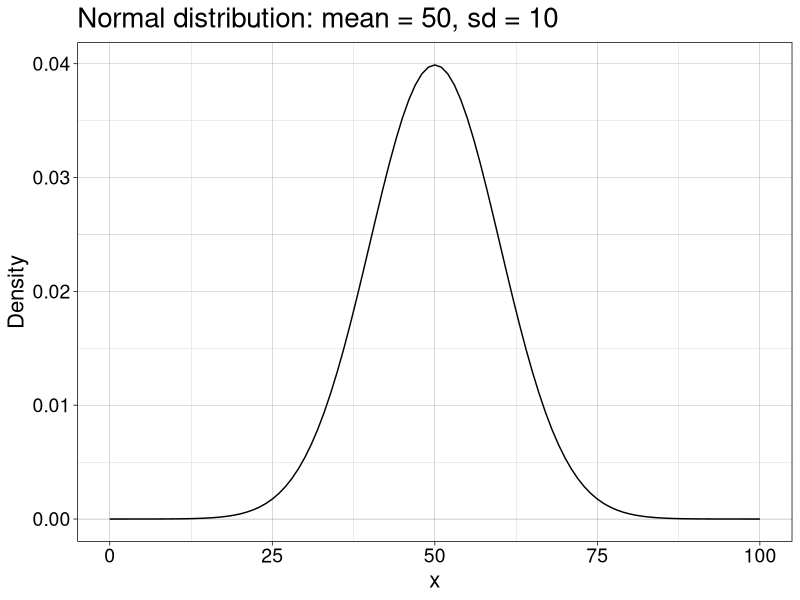
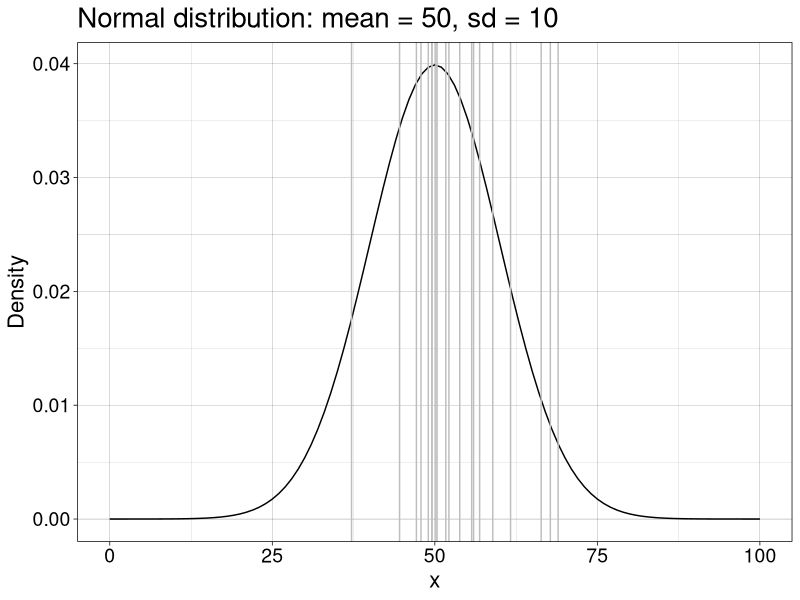
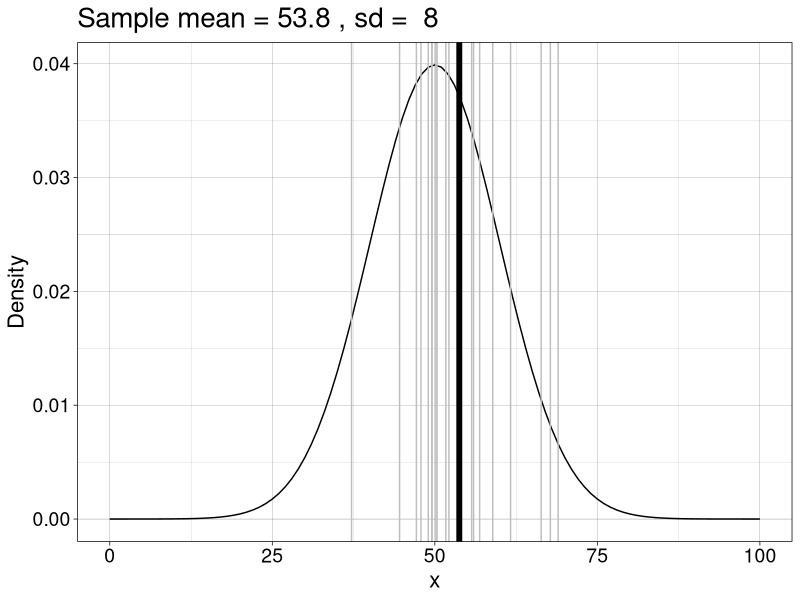
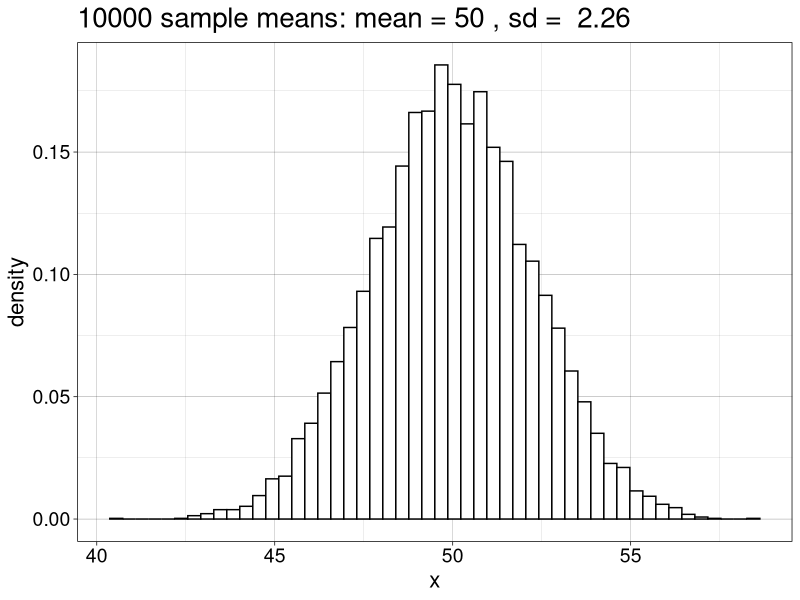
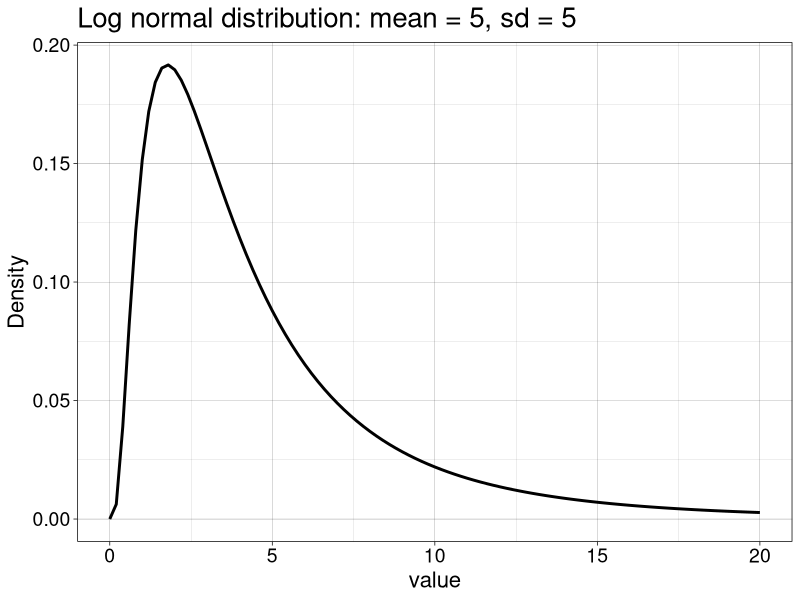
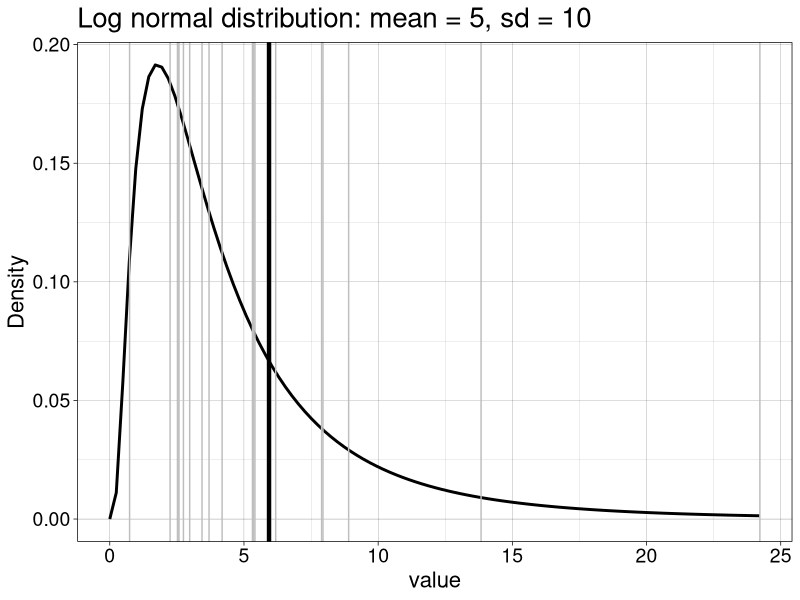
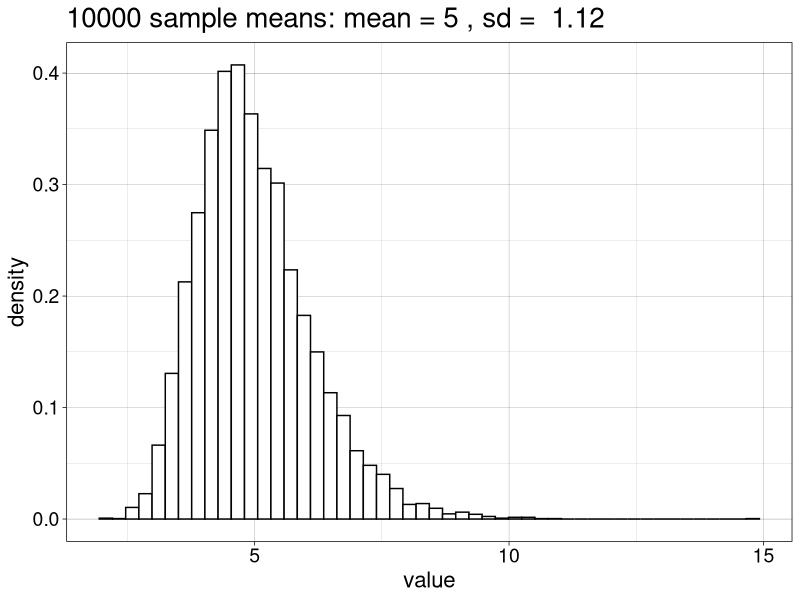
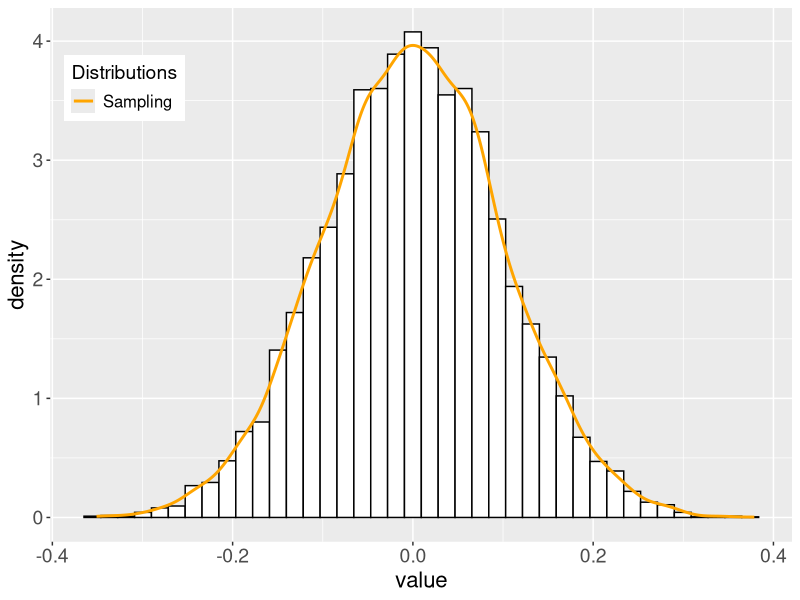

Reproduce these figures in R, in order.
## ---- chunk 1
knitr::opts_chunk$set(echo = TRUE)
## ---- chunk 2
# dependencies
library(ggplot2)
library(tibble)
## ---- chunk 3
m <- 50 # population mean
sd <- 10 # population standard deviation

ggplot(data.frame(x = c(0, 100)), aes(x)) + theme_linedraw() +
  stat_function(fun = dnorm, args = list(mean = m, sd = sd)) + 
labs(y = "Density") +
  theme(axis.text = element_text(size = 14),
        axis.title = element_text(size = 16),
        plot.title = element_text(size=20)) +
  ggtitle(paste0("Normal distribution: mean = ",m,", sd = ",sd))
# ggsave(filename = "./figures/nb4_normdist.pdf")
## ---- chunk 4
set.seed(4)
n <- 20 # sample size
samp <- rnorm(n, m, sd) # generate random sample

ggplot(data.frame(x = c(0, 100)), aes(x)) + theme_linedraw() +
  stat_function(fun = dnorm, args = list(mean = m, sd = sd)) +
  geom_vline(xintercept = samp, colour = "grey") + 
labs(y = "Density") +
  theme(axis.text = element_text(size = 14),
        axis.title = element_text(size = 16),
        plot.title = element_text(size=20)) +
  ggtitle(paste0("Normal distribution: mean = ",m,", sd = ",sd))
# ggsave(filename = "./figures/nb4_normdist_1samp.pdf")
## ---- chunk 5
set.seed(4)
n <- 20
samp <- rnorm(n, m, sd)
ggplot(data.frame(x = c(0, 100)), aes(x)) + theme_linedraw() +
  stat_function(fun = dnorm, args = list(mean = m, sd = sd)) +
  geom_vline(xintercept = samp, colour = "grey") +
  geom_vline(xintercept = mean(samp), size = 2) + 
labs(y = "Density") +
  theme(axis.text = element_text(size = 14),
        axis.title = element_text(size = 16),
        plot.title = element_text(size=20)) +
  ggtitle(paste("Sample mean =",round(mean(samp),digits=1),", sd = ",round(sd(samp),digits=1)))
# ggsave(filename = "./figures/nb4_normdist_1samp_mean.pdf")
## ---- chunk 6
set.seed(111) 
n <- 20 # sample size
nsim <- 10000 # number of simulations / experiments
# generate sampling distribution in one go:
samp.dist <- apply(matrix(rnorm(n*nsim, m, sd),nrow = nsim), 1, mean)

ggplot(data.frame(x=samp.dist), aes(x)) + theme_linedraw() +
  geom_histogram(aes(y = ..density..), colour = "black", fill = "white", bins = 50) +
  theme(axis.text = element_text(size = 14),
        axis.title = element_text(size = 16),
        plot.title = element_text(size=20)) +
  ggtitle(paste(nsim,"sample means: mean =",round(mean(samp.dist),digits=1),", sd = ",round(sd(samp.dist),digits=2)))
# ggsave(filename = "./figures/nb4_normdist_10000samp_mean.pdf")
## ---- chunk 7
sd / sqrt(n)
## ---- chunk 8
sd(samp.dist)
## ---- chunk 9
# population
m <- 5
s <- 5
location <- log(m^2 / sqrt(s^2 + m^2))
shape <- sqrt(log(1 + (s^2 / m^2)))
x <- seq(0, 20, .05)
ggplot(tibble::enframe(x), aes(value)) +
  theme_linedraw() +
  stat_function(fun = dlnorm, args = list(meanlog = location, sdlog = shape), size = 1) +
  labs(y = "Density") +
  theme(axis.title = element_text(size = 16),
        axis.text = element_text(size = 14),
        plot.title = element_text(size=20)) +
  ggtitle(paste0("Log normal distribution: mean = ",m,", sd = ",s))
# ggsave(filename = "./figures/nb4_lnormdist.pdf")
## ---- chunk 10
set.seed(777)
n <- 20
samp <- rlnorm(n, meanlog = location, sdlog = shape)
x <- seq(0, 20, .05)
ggplot(as_tibble(x), aes(value)) +
  theme_linedraw() +
  stat_function(fun = dlnorm, args = list(meanlog = location, sdlog = shape), size = 1) +
  geom_vline(xintercept = samp, colour = "grey") + 
  geom_vline(xintercept = mean(samp), size = 1.5) + 
labs(y = "Density") +
  theme(axis.text = element_text(size = 14),
        axis.title = element_text(size = 16),
        plot.title = element_text(size=20)) +
  ggtitle(paste0("Log normal distribution: mean = ",m,", sd = ",sd))
# ggsave(filename = "./figures/nb4_lnormdist_1samp.pdf")
## ---- chunk 11
set.seed(777)
m <- 5
s <- 5
location <- log(m^2 / sqrt(s^2 + m^2))
shape <- sqrt(log(1 + (s^2 / m^2)))

# population mean?
lnorm.pop.m <- mean(rlnorm(1000000, meanlog = location, sdlog = shape))

n <- 20
nsamp <- 10000
# nsamp experiments in one go + compute mean for each one:
dist.samp <- apply(matrix(rlnorm(n*nsamp, meanlog = location, sdlog = shape), nrow = nsamp), 1, mean)

v <- as_tibble(dist.samp) 
ggplot(v, aes(x = value)) + theme_linedraw() +
        geom_histogram(aes(y = ..density..), colour = "black", fill = "white", bins = 50) +
  # geom_vline(xintercept = mean(dist.samp), size = 1.5) + 
  theme(axis.text = element_text(size = 14),
        axis.title = element_text(size = 16),
        plot.title = element_text(size=20)) +
  ggtitle(paste(nsim,"sample means: mean =",round(mean(dist.samp),digits=1),", sd = ",round(sd(dist.samp),digits=2)))
# ggsave(filename = "./figures/nb4_lnormdist_10000samp_mean.pdf")
## ---- chunk 12
s / sqrt(n)
## ---- chunk 13
sd(dist.samp)
## ---- chunk 14
sd(samp) / sqrt(n)
## ---- chunk 15
set.seed(777)
n <- 100 # sample size
nsamp <- 10000 # number of samples (experiments)
# sampling distribution of the mean
dist.samp <- apply(matrix(rnorm(n*nsamp), nrow = nsamp), 1, mean)
v <- enframe(dist.samp, name = NULL) 
ggplot(v, aes(x = value)) +
        geom_histogram(aes(y = ..density..), 
                       bins = 40,  colour = "black", fill = "white") +
        geom_line(aes(y = ..density.., colour = 'Sampling'), stat = 'density', size = 1) +     
        scale_colour_manual(name = "Distributions", values = "orange1") +
  theme(legend.position = c(0.1, 0.85),
        axis.title = element_text(size = 16),
        axis.text = element_text(size = 14),
        legend.text = element_text(size = 12),
        legend.title = element_text(size = 14)
       )
# ggsave(filename = './figures/nb4_norm_samp_dist.pdf')
## ---- chunk 16
set.seed(777)
n <- 100 # sample size 
samp <- rnorm(n) # create sample from normal population
nboot <- 1000 # number of bootstrap samples
nsamp <- 10000 # number of samples (experiments)
# bootstrap distribution
boot.samp <- apply(matrix(sample(samp, n*nboot, replace = TRUE), nrow = nboot), 1, mean)
# sampling distribution of the mean
dist.samp <- apply(matrix(rnorm(n*nsamp), nrow = nsamp), 1, mean)
v <- enframe(dist.samp, name = NULL) 
ggplot(v, aes(x = value)) +
        geom_histogram(aes(y = ..density..), 
                       bins = 40,  colour = "black", fill = "white") +
        geom_line(aes(y = ..density.., colour = 'Sampling'), stat = 'density', size = 1) +     
        # stat_function(fun = dnorm, aes(colour = 'Normal'),
        #                  args = list(mean = mean(boot.samp), sd = sd(boot.samp)), size = 1) +
        geom_line(data = as_tibble(boot.samp),  
                  aes(x = value, y = ..density.., colour = 'Bootstrap'), 
                  stat = 'density', size = 1) +
        scale_colour_manual(name = "Distributions", values = c("green4", "orange1")) +
  theme(legend.position = c(0.1, 0.85),
        axis.title = element_text(size = 16),
        axis.text = element_text(size = 14),
        legend.text = element_text(size = 12),
      legend.title = element_text(size = 14)
       )
# ggsave(filename = './figures/nb4_norm_samp_dist_boot.pdf')
## ---- chunk 17
set.seed(666)
n <- 100 # sample size 
samp <- rnorm(n) # create sample from normal population
nboot <- 1000 # number of bootstrap samples
nsamp <- 10000 # number of samples (experiments)
# bootstrap distribution
boot.samp <- apply(matrix(sample(samp, n*nboot, replace = TRUE), nrow = nboot), 1, mean)
# sampling distribution of the mean
dist.samp <- apply(matrix(rnorm(n*nsamp), nrow = nsamp), 1, mean)
v <- enframe(dist.samp, name = NULL) 
ggplot(v, aes(x = value)) +
        geom_histogram(aes(y = ..density..), 
                       bins = 40,  colour = "black", fill = "white") +
        geom_line(aes(y = ..density.., colour = 'Sampling'), stat = 'density', size = 1) +     
        # stat_function(fun = dnorm, aes(colour = 'Normal'),
        #                  args = list(mean = mean(boot.samp), sd = sd(boot.samp)), size = 1) +
        geom_line(data = as_tibble(boot.samp),  
                  aes(x = value, y = ..density.., colour = 'Bootstrap'), 
                  stat = 'density', size = 1) +
        scale_colour_manual(name = "Distributions", values = c("green4", "orange1")) +
  theme(legend.position = c(0.1, 0.85),
        axis.title = element_text(size = 16),
        axis.text = element_text(size = 14),
        legend.text = element_text(size = 12),
      legend.title = element_text(size = 14)
       )
# ggsave(filename = './figures/nb4_norm_samp_dist_boot2.pdf')
## ---- chunk 18
x <- seq(0, 15, .05)
ggplot(tibble::enframe(x), aes(value)) +
  theme_linedraw() +
  stat_function(fun = dgamma, args = list(shape = 2, scale = 2), size = 1) +
  theme(axis.title = element_text(size = 16),
        axis.text = element_text(size = 14))
# ggsave(filename = './figures/nb4_gamma_dist.pdf')
## ---- chunk 19
set.seed(777) 
n <- 100
gamma_shape <- 2
gamma_scale <- 2
# sample n trials from gamma distribution
samp <- rgamma(n, shape = gamma_shape, scale = gamma_scale)
nboot <- 1000
nsamp <- 10000
# bootstrap distribution
boot.samp <- apply(matrix(sample(samp, n*nboot, replace = TRUE), nrow = nboot), 1, mean)
# sampling distribution of the mean of n trials from gamma distribution
dist.samp <- apply(matrix(rgamma(n*nsamp, shape = gamma_shape, scale = gamma_scale), nrow = nsamp), 1, mean)
v <- enframe(dist.samp, name = NULL) 
ggplot(v, aes(x = value)) +
        geom_histogram(aes(y = ..density..), 
                       bins = 40,  colour = "black", fill = "white") +
        geom_line(aes(y = ..density.., colour = 'Sampling'), stat = 'density', size = 1) +     
        # stat_function(fun = dnorm, aes(colour = 'Normal'),
        #                  args = list(mean = mean(boot.samp), sd = sd(boot.samp)), size = 1) +
        geom_line(data = as_tibble(boot.samp),  
                  aes(x = value, y = ..density.., colour = 'Bootstrap'), 
                  stat = 'density', size = 1) +
        scale_colour_manual(name = "Distributions", values = c("green4", "orange1")) +
  theme(legend.position = c(0.1, 0.85),
        axis.title = element_text(size = 16),
        axis.text = element_text(size = 14),
        legend.text = element_text(size = 12),
      legend.title = element_text(size = 14)
       )
# ggsave(filename = './figures/nb4_gamma_samp_dist_boot.pdf')
## ---- chunk 20
set.seed(666) 
n <- 100
gamma_shape <- 2
gamma_scale <- 2
# sample n trials from gamma distribution
samp <- rgamma(n, shape = gamma_shape, scale = gamma_scale)
nboot <- 1000
nsamp <- 10000
# bootstrap distribution
boot.samp <- apply(matrix(sample(samp, n*nboot, replace = TRUE), nrow = nboot), 1, mean)
# sampling distribution of the mean of n trials from gamma distribution
dist.samp <- apply(matrix(rgamma(n*nsamp, shape = gamma_shape, scale = gamma_scale), nrow = nsamp), 1, mean)
v <- enframe(dist.samp, name = NULL) 
ggplot(v, aes(x = value)) +
        geom_histogram(aes(y = ..density..), 
                       bins = 40,  colour = "black", fill = "white") +
        geom_line(aes(y = ..density.., colour = 'Sampling'), stat = 'density', size = 1) +     
        # stat_function(fun = dnorm, aes(colour = 'Normal'),
        #                  args = list(mean = mean(boot.samp), sd = sd(boot.samp)), size = 1) +
        geom_line(data = as_tibble(boot.samp),  
                  aes(x = value, y = ..density.., colour = 'Bootstrap'), 
                  stat = 'density', size = 1) +
        scale_colour_manual(name = "Distributions", values = c("green4", "orange1")) +
  theme(legend.position = c(0.1, 0.85),
        axis.title = element_text(size = 16),
        axis.text = element_text(size = 14),
        legend.text = element_text(size = 12),
      legend.title = element_text(size = 14)
       )
# ggsave(filename = './figures/nb4_gamma_samp_dist_boot2.pdf')
